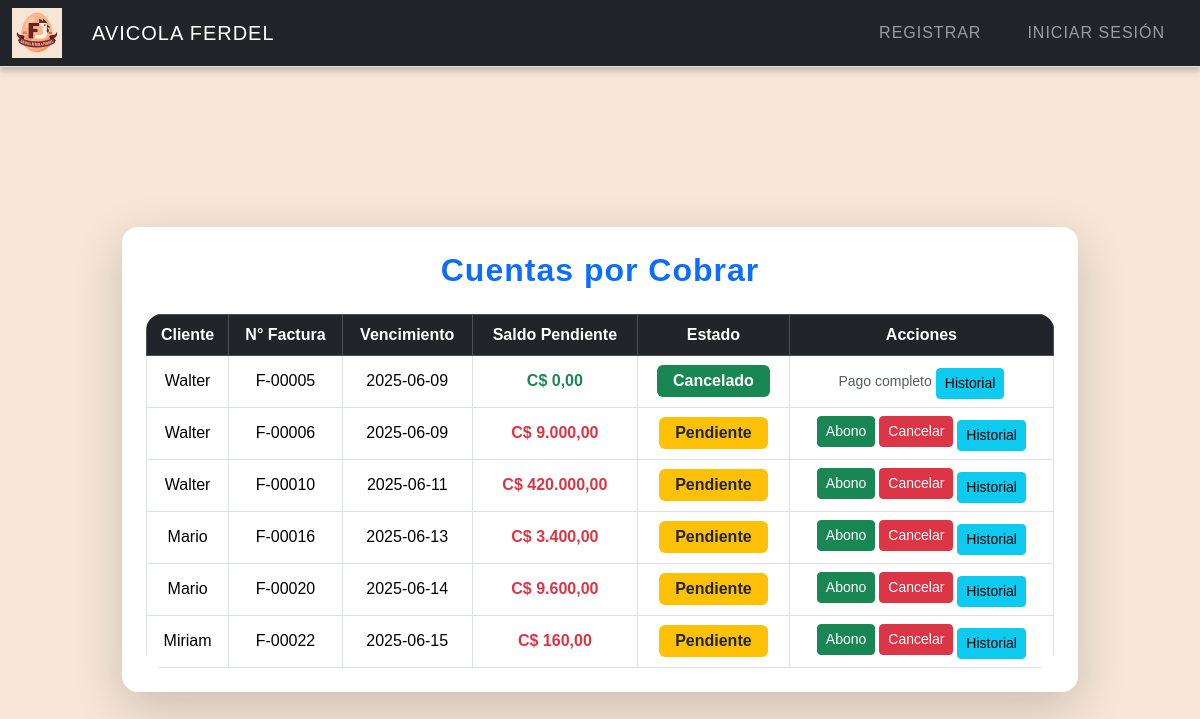
Before: /cobros with the older database file.
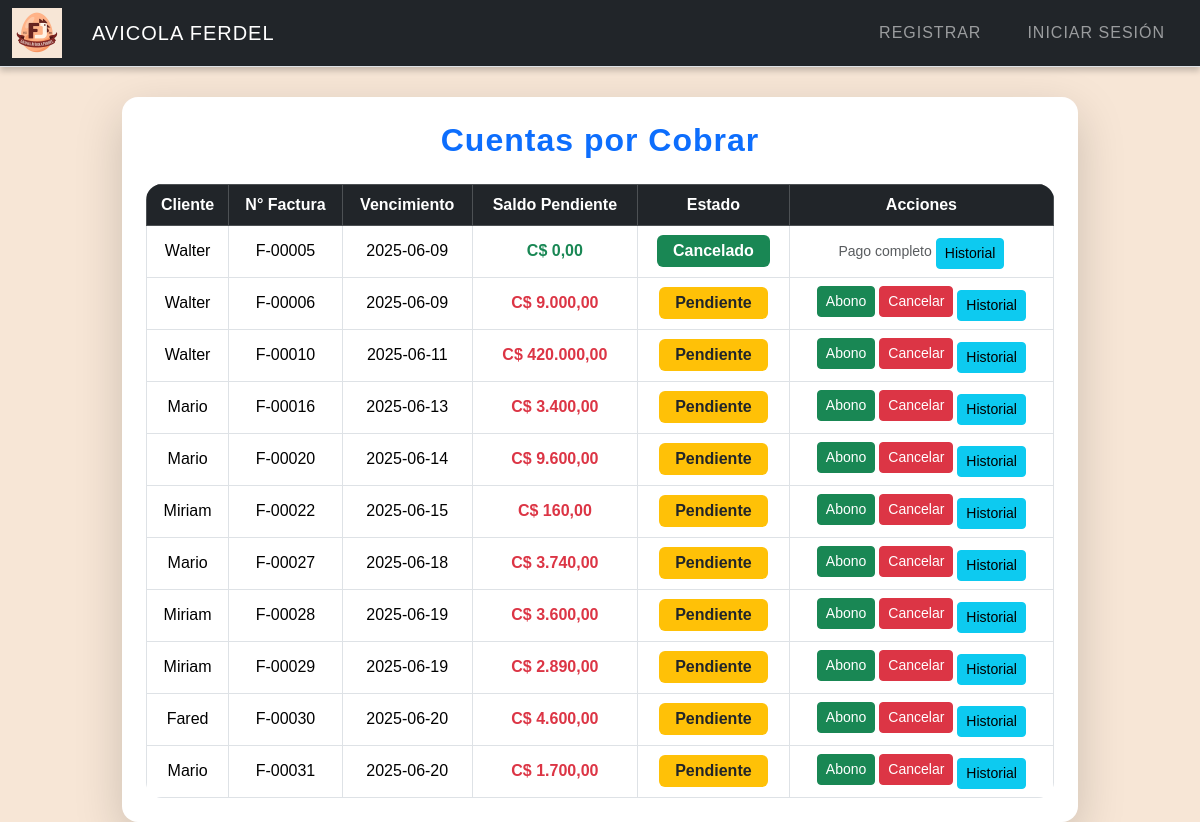
After: the same page with the newer database file.
### tables this page shows
CREATE TABLE Detalle_Cuentas_Por_Cobrar (
    ID_Cobro INTEGER PRIMARY KEY AUTOINCREMENT,
    ID_Movimiento INTEGER NOT NULL,
    Fecha DATE,
    ID_Cliente INTEGER NOT NULL,
    Num_Documento TEXT,
    Observacion TEXT,
    Fecha_Vencimiento DATE,
    Tipo_Movimiento INTEGER,
    Monto_Movimiento NUMERIC,
    IVA NUMERIC,
    Retencion NUMERIC,
    ID_Empresa INTEGER,
    FOREIGN KEY (ID_Cliente) REFERENCES Clientes(ID_Cliente),
    FOREIGN KEY (ID_Empresa) REFERENCES Empresa(ID_Empresa)
);

CREATE TABLE Clientes (
    ID_Cliente INTEGER PRIMARY KEY AUTOINCREMENT,
    Nombre TEXT NOT NULL,
    Telefono TEXT,
    Direccion TEXT,
    RUC_CEDULA TEXT
);

### app.py (the view)
@app.route("/cobros", methods=["GET"])
def cobros():
    try:
        cuentas = db.execute("""
            SELECT dcc.ID_Movimiento, dcc.Num_Documento AS Factura,
                   c.Nombre AS Cliente,
                   dcc.Monto_Movimiento AS Saldo,
                   dcc.Fecha_Vencimiento
            FROM Detalle_Cuentas_Por_Cobrar dcc
            JOIN Clientes c ON dcc.ID_Cliente = c.ID_Cliente
        """)
        return render_template("cobros.html", cuentas=cuentas)
    except Exception as e:
        flash(f"❌ Error al cargar los cobros: {e}", "danger")
        return redirect(url_for("index"))

### app.py (called while the page is built)
@app.after_request
def after_request(response):
    response.headers["Cache-Control"] = "no-cache, no-store, must-revalidate"
    response.headers["Expires"] = 0
    response.headers["Pragma"] = "no-cache"
    return response

### Templates/cobros.html (shortened to what the changed rows need)
{% extends "layout.html" %}
{% block main %}
<div class="container" style="max-width: 980px; margin-top: 32px;">
    <div class="card shadow-lg border-0 rounded-4">
        <div class="card-body p-4">
            <h2 class="text-center mb-4 text-primary" style="font-weight: 700; letter-spacing: 1px;">
                 Cuentas por Cobrar
            </h2>
            <div class="table-responsive rounded-4">
                <table class="table table-hover table-bordered align-middle mb-0">
                    <thead class="table-dark">
                        <tr>
                            <th class="text-center">Cliente</th>
                            <th class="text-center">N° Factura</th>
                            <th class="text-center">Vencimiento</th>
                            <th class="text-center">Saldo Pendiente</th>
                            <th class="text-center">Estado</th>
                            <th class="text-center">Acciones</th>
                        </tr>
                    </thead>
                    <tbody>
                        {% for cuenta in cuentas %}
                        <tr>
                            <td class="text-center">{{ cuenta.Cliente }}</td>
                            <td class="text-center">{{ cuenta.Factura }}</td>
                            <td class="text-center">{{ cuenta.Fecha_Vencimiento }}</td>
                            <td class="text-center">
                                <span class="{% if cuenta.Saldo > 0 %}text-danger fw-bold{% else %}text-success fw-bold{% endif %}">
                                    {{ 'C$ ' ~ "{:,.2f}".format(cuenta.Saldo).replace(",", "X").replace(".", ",").replace("X", ".") }}
                                </span>
                            </td>
                            <td class="text-center">
                                {% if cuenta.Saldo > 0 %}
                                    <span class="badge bg-warning text-dark py-2 px-3 fs-6">Pendiente</span>
                                {% else %}
                                    <span class="badge bg-success py-2 px-3 fs-6">Cancelado</span>
                                {% endif %}
                            </td>
                            <td class="text-center">
                                <div class="d-flex flex-column flex-md-row gap-1 justify-content-center align-items-center">
                                    {% if cuenta.Saldo > 0 %}
                                        <a href="{{ url_for('registrar_cobro', id_venta=cuenta.ID_Movimiento) }}"
                                           class="btn btn-success btn-sm mb-1" data-bs-toggle="tooltip" title="Registrar cobro">
                                             Abono
                                        </a>
                                        <a href="{{ url_for('cancelar_deuda', id_venta=cuenta.ID_Movimiento) }}"
                                           class="btn btn-danger btn-sm mb-1"
                                           onclick="return confirm('¿Estás seguro que quieres cancelar esta deuda manualmente?');"
                                           data-bs-toggle="tooltip" title="Cancelar deuda manualmente">
                                             Cancelar
                                        </a>
                                    {% else %}
                                        <span class="text-muted small">Pago completo</span>
                                    {% endif %}
                                    <a href="{{ url_for('historial_pagos', id_venta=cuenta.ID_Movimiento) }}"
                                       class="btn btn-info btn-sm mt-1" data-bs-toggle="tooltip" title="Ver historial de pagos">
                                         Historial
                                    </a>
                                </div>
                            </td>
                        </tr>
                        {% else %}
                        <tr>
                            <td colspan="6" class="text-center">No hay cuentas por cobrar registradas.</td>
                        </tr>
                        {% endfor %}
                    </tbody>
                </table>
            </div>
        </div>
    </div>
</div>
{% endblock %}

Changed rows visible on the page:
added Detalle_Cuentas_Por_Cobrar: Cliente "Mario", Factura "F-00027", Fecha_Vencimiento "2025-06-18", Monto_Movimiento "C$ 3.740,00", shows "Pendiente"
added Detalle_Cuentas_Por_Cobrar: Cliente "Miriam", Factura "F-00028", Fecha_Vencimiento "2025-06-19", Monto_Movimiento "C$ 3.600,00", shows "Pendiente"
added Detalle_Cuentas_Por_Cobrar: Cliente "Miriam", Factura "F-00029", Fecha_Vencimiento "2025-06-19", Monto_Movimiento "C$ 2.890,00", shows "Pendiente"
added Detalle_Cuentas_Por_Cobrar: Cliente "Fared", Factura "F-00030", Fecha_Vencimiento "2025-06-20", Monto_Movimiento "C$ 4.600,00", shows "Pendiente"
added Detalle_Cuentas_Por_Cobrar: Cliente "Mario", Factura "F-00031", Fecha_Vencimiento "2025-06-20", Monto_Movimiento "C$ 1.700,00", shows "Pendiente"
